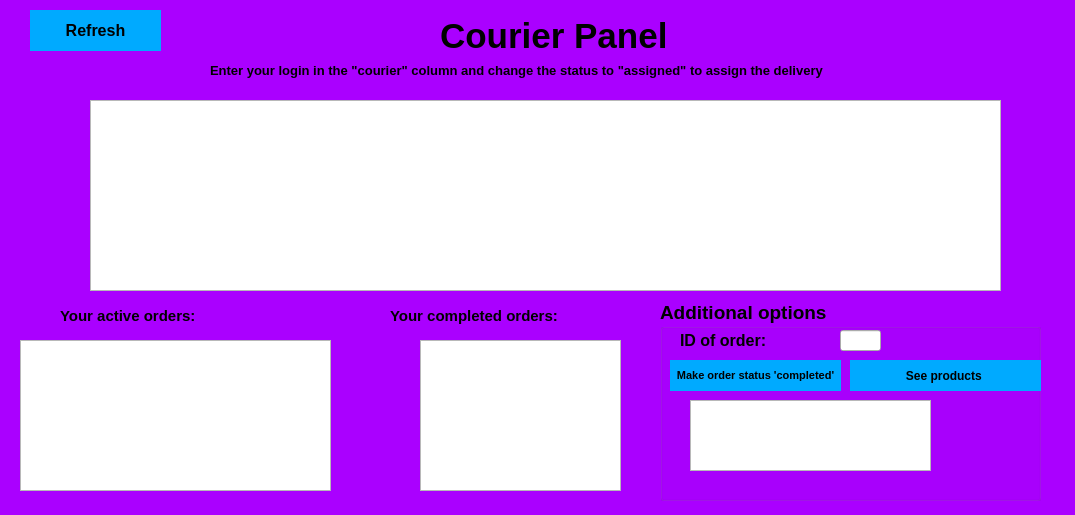
<?xml version="1.0" encoding="UTF-8"?>
<ui version="4.0">
 <class>KurierPanel</class>
 <widget class="QDialog" name="KurierPanel">
  <property name="geometry">
   <rect>
    <x>0</x>
    <y>0</y>
    <width>1075</width>
    <height>515</height>
   </rect>
  </property>
  <property name="windowTitle">
   <string>Dialog</string>
  </property>
  <property name="styleSheet">
   <string notr="true">#KurierPanel{
background-color:rgb(170, 0, 255);
}</string>
  </property>
  <widget class="QLabel" name="label">
   <property name="geometry">
    <rect>
     <x>440</x>
     <y>10</y>
     <width>261</width>
     <height>51</height>
    </rect>
   </property>
   <property name="font">
    <font>
     <pointsize>26</pointsize>
     <weight>75</weight>
     <bold>true</bold>
    </font>
   </property>
   <property name="text">
    <string>Courier Panel</string>
   </property>
  </widget>
  <widget class="QTableView" name="tableView">
   <property name="geometry">
    <rect>
     <x>90</x>
     <y>100</y>
     <width>911</width>
     <height>191</height>
    </rect>
   </property>
   <property name="editTriggers">
    <set>QAbstractItemView::AnyKeyPressed|QAbstractItemView::DoubleClicked|QAbstractItemView::SelectedClicked</set>
   </property>
  </widget>
  <widget class="QLabel" name="label_2">
   <property name="geometry">
    <rect>
     <x>60</x>
     <y>300</y>
     <width>221</width>
     <height>31</height>
    </rect>
   </property>
   <property name="font">
    <font>
     <pointsize>11</pointsize>
     <weight>75</weight>
     <bold>true</bold>
    </font>
   </property>
   <property name="text">
    <string>Your active orders:</string>
   </property>
  </widget>
  <widget class="QLabel" name="label_3">
   <property name="geometry">
    <rect>
     <x>390</x>
     <y>300</y>
     <width>251</width>
     <height>31</height>
    </rect>
   </property>
   <property name="font">
    <font>
     <pointsize>11</pointsize>
     <weight>75</weight>
     <bold>true</bold>
    </font>
   </property>
   <property name="text">
    <string>Your completed orders:</string>
   </property>
  </widget>
  <widget class="QLabel" name="label_4">
   <property name="geometry">
    <rect>
     <x>210</x>
     <y>40</y>
     <width>841</width>
     <height>61</height>
    </rect>
   </property>
   <property name="font">
    <font>
     <pointsize>10</pointsize>
     <weight>75</weight>
     <bold>true</bold>
    </font>
   </property>
   <property name="text">
    <string>Enter your login in the &quot;courier&quot; column and change the status to &quot;assigned&quot; to assign the delivery</string>
   </property>
  </widget>
  <widget class="QTableView" name="aktualne">
   <property name="geometry">
    <rect>
     <x>20</x>
     <y>340</y>
     <width>311</width>
     <height>151</height>
    </rect>
   </property>
  </widget>
  <widget class="QTableView" name="zakonczone">
   <property name="geometry">
    <rect>
     <x>420</x>
     <y>340</y>
     <width>201</width>
     <height>151</height>
    </rect>
   </property>
  </widget>
  <widget class="QPushButton" name="pushButton">
   <property name="geometry">
    <rect>
     <x>30</x>
     <y>10</y>
     <width>131</width>
     <height>41</height>
    </rect>
   </property>
   <property name="font">
    <font>
     <pointsize>12</pointsize>
     <weight>75</weight>
     <bold>true</bold>
    </font>
   </property>
   <property name="styleSheet">
    <string notr="true">#pushButton{

background-color :rgb(0, 170, 255);
color : black;
border-style: bold;
}</string>
   </property>
   <property name="text">
    <string>Refresh</string>
   </property>
  </widget>
  <widget class="QGroupBox" name="groupBox">
   <property name="geometry">
    <rect>
     <x>660</x>
     <y>300</y>
     <width>381</width>
     <height>201</height>
    </rect>
   </property>
   <property name="font">
    <font>
     <pointsize>14</pointsize>
     <weight>75</weight>
     <bold>true</bold>
    </font>
   </property>
   <property name="title">
    <string>Additional options</string>
   </property>
   <widget class="QLabel" name="ID">
    <property name="geometry">
     <rect>
      <x>20</x>
      <y>30</y>
      <width>141</width>
      <height>21</height>
     </rect>
    </property>
    <property name="font">
     <font>
      <pointsize>12</pointsize>
      <weight>75</weight>
      <bold>true</bold>
     </font>
    </property>
    <property name="text">
     <string>ID of order:</string>
    </property>
   </widget>
   <widget class="QLineEdit" name="IDEdit">
    <property name="geometry">
     <rect>
      <x>180</x>
      <y>30</y>
      <width>41</width>
      <height>21</height>
     </rect>
    </property>
   </widget>
   <widget class="QPushButton" name="zakonczoneButton">
    <property name="geometry">
     <rect>
      <x>10</x>
      <y>60</y>
      <width>171</width>
      <height>31</height>
     </rect>
    </property>
    <property name="font">
     <font>
      <pointsize>8</pointsize>
      <weight>75</weight>
      <bold>true</bold>
     </font>
    </property>
    <property name="styleSheet">
     <string notr="true">#zakonczoneButton{

background-color :rgb(0, 170, 255);
color : black;
border-style: bold;
}</string>
    </property>
    <property name="text">
     <string>Make order status 'completed'</string>
    </property>
   </widget>
   <widget class="QPushButton" name="ProduktyButton">
    <property name="geometry">
     <rect>
      <x>190</x>
      <y>60</y>
      <width>191</width>
      <height>31</height>
     </rect>
    </property>
    <property name="font">
     <font>
      <weight>75</weight>
      <bold>true</bold>
     </font>
    </property>
    <property name="styleSheet">
     <string notr="true">#ProduktyButton{

background-color :rgb(0, 170, 255);
color : black;
border-style: bold;
}</string>
    </property>
    <property name="text">
     <string>See products </string>
    </property>
   </widget>
   <widget class="QTableView" name="ProduktyView">
    <property name="geometry">
     <rect>
      <x>30</x>
      <y>100</y>
      <width>241</width>
      <height>71</height>
     </rect>
    </property>
   </widget>
  </widget>
 </widget>
 <resources/>
 <connections/>
</ui>
